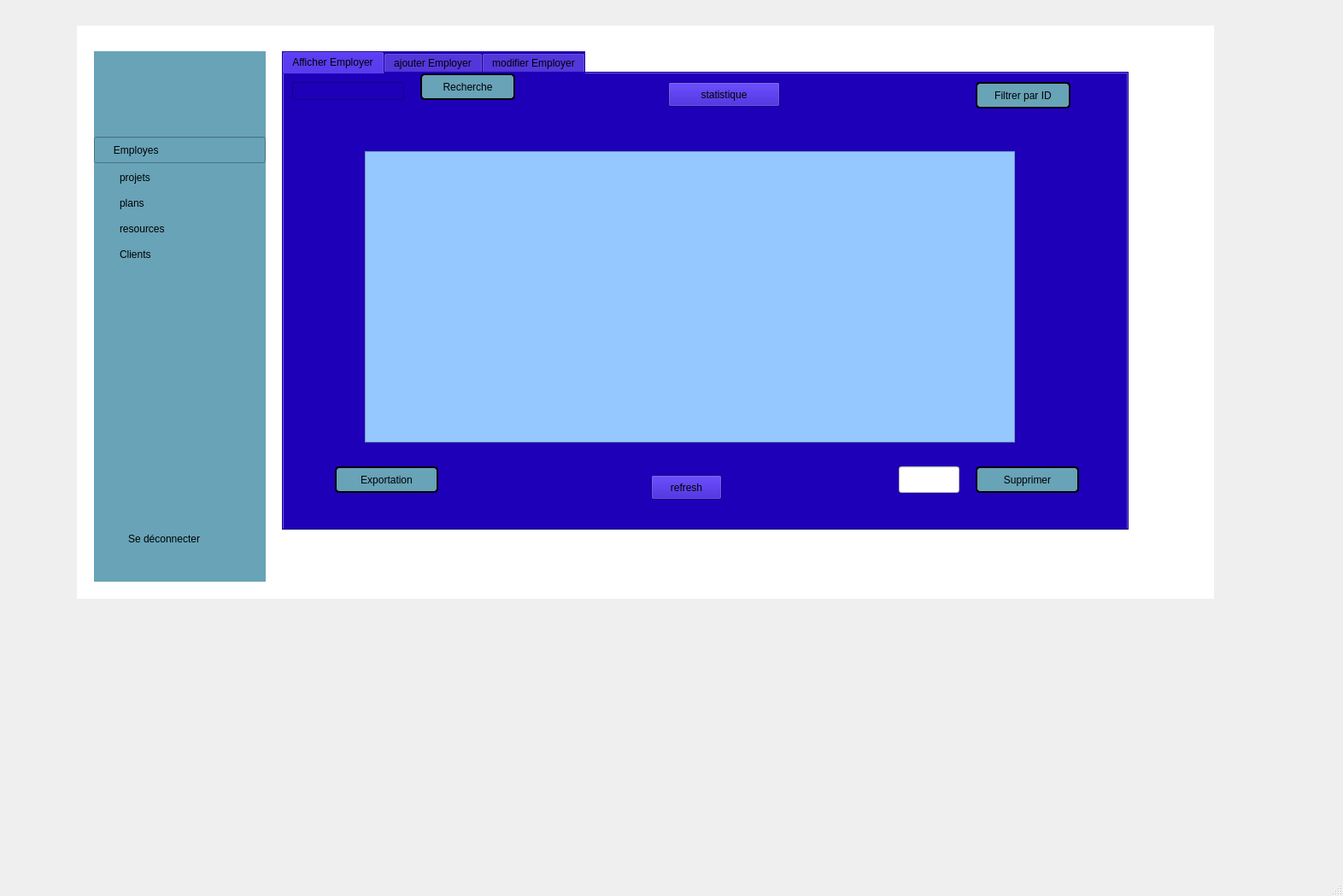
<?xml version="1.0" encoding="UTF-8"?>
<ui version="4.0">
 <class>MainWindow</class>
 <widget class="QMainWindow" name="MainWindow">
  <property name="geometry">
   <rect>
    <x>0</x>
    <y>0</y>
    <width>1572</width>
    <height>1049</height>
   </rect>
  </property>
  <property name="windowTitle">
   <string>MainWindow</string>
  </property>
  <widget class="QWidget" name="centralwidget">
   <widget class="QWidget" name="widget" native="true">
    <property name="geometry">
     <rect>
      <x>90</x>
      <y>30</y>
      <width>1331</width>
      <height>671</height>
     </rect>
    </property>
    <property name="styleSheet">
     <string notr="true">background-color: rgb(255, 255, 255);</string>
    </property>
    <widget class="QWidget" name="widget_2" native="true">
     <property name="geometry">
      <rect>
       <x>20</x>
       <y>30</y>
       <width>201</width>
       <height>621</height>
      </rect>
     </property>
     <property name="styleSheet">
      <string notr="true">background-color: rgb(104, 163, 184);</string>
     </property>
     <widget class="QLabel" name="label_3">
      <property name="geometry">
       <rect>
        <x>30</x>
        <y>140</y>
        <width>111</width>
        <height>16</height>
       </rect>
      </property>
      <property name="styleSheet">
       <string notr="true">border-color: rgb(0, 0, 0);
font: 700 italic 9pt &quot;Segoe UI&quot;;
color: rgb(0, 0, 0);</string>
      </property>
      <property name="text">
       <string>projets</string>
      </property>
     </widget>
     <widget class="QLabel" name="label_4">
      <property name="geometry">
       <rect>
        <x>30</x>
        <y>170</y>
        <width>91</width>
        <height>16</height>
       </rect>
      </property>
      <property name="styleSheet">
       <string notr="true">border-color: rgb(0, 0, 0);
font: 700 italic 9pt &quot;Segoe UI&quot;;
color: rgb(0, 0, 0);</string>
      </property>
      <property name="text">
       <string>plans</string>
      </property>
     </widget>
     <widget class="QLabel" name="label_5">
      <property name="geometry">
       <rect>
        <x>30</x>
        <y>200</y>
        <width>101</width>
        <height>16</height>
       </rect>
      </property>
      <property name="styleSheet">
       <string notr="true">border-color: rgb(0, 0, 0);
font: 700 italic 9pt &quot;Segoe UI&quot;;
color: rgb(0, 0, 0);</string>
      </property>
      <property name="text">
       <string>resources</string>
      </property>
     </widget>
     <widget class="QLabel" name="label_7">
      <property name="geometry">
       <rect>
        <x>30</x>
        <y>230</y>
        <width>91</width>
        <height>16</height>
       </rect>
      </property>
      <property name="styleSheet">
       <string notr="true">border-color: rgb(0, 0, 0);
font: 700 italic 9pt &quot;Segoe UI&quot;;
color: rgb(0, 0, 0);</string>
      </property>
      <property name="text">
       <string>Clients</string>
      </property>
     </widget>
     <widget class="QLineEdit" name="lineEdit_4">
      <property name="geometry">
       <rect>
        <x>0</x>
        <y>100</y>
        <width>201</width>
        <height>31</height>
       </rect>
      </property>
      <property name="styleSheet">
       <string notr="true">background color gb(0, 0, 0)
font: 700 9pt &quot;Segoe UI&quot;;</string>
      </property>
      <property name="text">
       <string>      Employes</string>
      </property>
     </widget>
     <widget class="QLabel" name="label_29">
      <property name="geometry">
       <rect>
        <x>40</x>
        <y>550</y>
        <width>131</width>
        <height>41</height>
       </rect>
      </property>
      <property name="styleSheet">
       <string notr="true">border-color: rgb(0, 0, 0);
font: 700 italic 9pt &quot;Segoe UI&quot;;
color: rgb(0, 0, 0);</string>
      </property>
      <property name="text">
       <string>Se déconnecter </string>
      </property>
     </widget>
    </widget>
    <widget class="QTabWidget" name="tabWidget">
     <property name="geometry">
      <rect>
       <x>240</x>
       <y>30</y>
       <width>991</width>
       <height>561</height>
      </rect>
     </property>
     <property name="minimumSize">
      <size>
       <width>611</width>
       <height>0</height>
      </size>
     </property>
     <property name="styleSheet">
      <string notr="true">background-color: rgb(31, 0, 185);</string>
     </property>
     <property name="currentIndex">
      <number>0</number>
     </property>
     <widget class="QWidget" name="tab">
      <attribute name="title">
       <string>Afficher Employer</string>
      </attribute>
      <widget class="QWidget" name="widget_3" native="true">
       <property name="geometry">
        <rect>
         <x>0</x>
         <y>0</y>
         <width>981</width>
         <height>511</height>
        </rect>
       </property>
       <widget class="QLineEdit" name="lineEdit_matricule_2">
        <property name="geometry">
         <rect>
          <x>10</x>
          <y>10</y>
          <width>131</width>
          <height>21</height>
         </rect>
        </property>
        <property name="styleSheet">
         <string notr="true">background-color: rgb(255, 255, 255);
color: rgb(0, 0, 0);
QWidget {
    background-color: #FF9A8B;
    color: black;
    border: 1px solid transparent; /* Force la coloration */
}</string>
        </property>
        <property name="text">
         <string/>
        </property>
       </widget>
       <widget class="QPushButton" name="pushButton_rechercher">
        <property name="geometry">
         <rect>
          <x>160</x>
          <y>0</y>
          <width>111</width>
          <height>31</height>
         </rect>
        </property>
        <property name="styleSheet">
         <string notr="true">    	
background-color: rgb(104, 163, 184);
    color: black; /* Texte noir */
    border: 2px solid black; /* Bordure noire */
    border-radius: 5px; /* Coins arrondis */
    padding: 5px; /* Espacement interne */
</string>
        </property>
        <property name="text">
         <string>Recherche</string>
        </property>
       </widget>
       <widget class="QPushButton" name="pushButton_filtrer">
        <property name="geometry">
         <rect>
          <x>810</x>
          <y>10</y>
          <width>111</width>
          <height>31</height>
         </rect>
        </property>
        <property name="styleSheet">
         <string notr="true">    	
background-color: rgb(104, 163, 184);
    color: black; /* Texte noir */
    border: 2px solid black; /* Bordure noire */
    border-radius: 5px; /* Coins arrondis */
    padding: 5px; /* Espacement interne */
</string>
        </property>
        <property name="text">
         <string>Filtrer par ID</string>
        </property>
       </widget>
       <widget class="QPushButton" name="pushButton_exportation">
        <property name="geometry">
         <rect>
          <x>60</x>
          <y>460</y>
          <width>121</width>
          <height>31</height>
         </rect>
        </property>
        <property name="styleSheet">
         <string notr="true">    	
background-color: rgb(104, 163, 184);
    color: black; /* Texte noir */
    border: 2px solid black; /* Bordure noire */
    border-radius: 5px; /* Coins arrondis */
    padding: 5px; /* Espacement interne */
</string>
        </property>
        <property name="text">
         <string>Exportation</string>
        </property>
       </widget>
       <widget class="QPushButton" name="pushButton_supprimer">
        <property name="geometry">
         <rect>
          <x>810</x>
          <y>460</y>
          <width>121</width>
          <height>31</height>
         </rect>
        </property>
        <property name="styleSheet">
         <string notr="true">    	
background-color: rgb(104, 163, 184);
    color: black; /* Texte noir */
    border: 2px solid black; /* Bordure noire */
    border-radius: 5px; /* Coins arrondis */
    padding: 5px; /* Espacement interne */
</string>
        </property>
        <property name="text">
         <string>Supprimer</string>
        </property>
       </widget>
       <widget class="QLineEdit" name="lineEdit_3">
        <property name="geometry">
         <rect>
          <x>720</x>
          <y>460</y>
          <width>71</width>
          <height>31</height>
         </rect>
        </property>
        <property name="styleSheet">
         <string notr="true">background-color: rgb(255, 255, 255);
color: rgb(0, 0, 0);</string>
        </property>
        <property name="text">
         <string/>
        </property>
       </widget>
       <widget class="QTableView" name="tableView">
        <property name="geometry">
         <rect>
          <x>95</x>
          <y>91</y>
          <width>761</width>
          <height>341</height>
         </rect>
        </property>
        <property name="styleSheet">
         <string notr="true">background-color: rgb(149, 200, 255);</string>
        </property>
       </widget>
       <widget class="QPushButton" name="pushButton_4">
        <property name="geometry">
         <rect>
          <x>430</x>
          <y>470</y>
          <width>83</width>
          <height>29</height>
         </rect>
        </property>
        <property name="text">
         <string>refresh</string>
        </property>
       </widget>
       <widget class="QPushButton" name="pushButton_statistique">
        <property name="geometry">
         <rect>
          <x>450</x>
          <y>10</y>
          <width>131</width>
          <height>29</height>
         </rect>
        </property>
        <property name="text">
         <string>statistique</string>
        </property>
       </widget>
      </widget>
     </widget>
     <widget class="QWidget" name="tab_2">
      <attribute name="title">
       <string>ajouter Employer</string>
      </attribute>
      <widget class="QWidget" name="widget_4" native="true">
       <property name="geometry">
        <rect>
         <x>0</x>
         <y>-30</y>
         <width>1141</width>
         <height>601</height>
        </rect>
       </property>
       <widget class="QLabel" name="label_15">
        <property name="geometry">
         <rect>
          <x>30</x>
          <y>20</y>
          <width>161</width>
          <height>16</height>
         </rect>
        </property>
        <property name="text">
         <string>Ajouter un Employer</string>
        </property>
       </widget>
       <widget class="QLabel" name="label_16">
        <property name="geometry">
         <rect>
          <x>50</x>
          <y>80</y>
          <width>71</width>
          <height>16</height>
         </rect>
        </property>
        <property name="text">
         <string>matricule</string>
        </property>
       </widget>
       <widget class="QLabel" name="label_17">
        <property name="geometry">
         <rect>
          <x>50</x>
          <y>110</y>
          <width>61</width>
          <height>16</height>
         </rect>
        </property>
        <property name="text">
         <string>Nom</string>
        </property>
       </widget>
       <widget class="QLabel" name="label_18">
        <property name="geometry">
         <rect>
          <x>50</x>
          <y>140</y>
          <width>61</width>
          <height>16</height>
         </rect>
        </property>
        <property name="text">
         <string>Prenom</string>
        </property>
       </widget>
       <widget class="QLabel" name="label_19">
        <property name="geometry">
         <rect>
          <x>50</x>
          <y>170</y>
          <width>37</width>
          <height>12</height>
         </rect>
        </property>
        <property name="text">
         <string>Email</string>
        </property>
       </widget>
       <widget class="QLabel" name="label_25">
        <property name="geometry">
         <rect>
          <x>50</x>
          <y>210</y>
          <width>37</width>
          <height>12</height>
         </rect>
        </property>
        <property name="text">
         <string>MDP</string>
        </property>
       </widget>
       <widget class="QLineEdit" name="lineEdit_matricule">
        <property name="geometry">
         <rect>
          <x>120</x>
          <y>80</y>
          <width>341</width>
          <height>21</height>
         </rect>
        </property>
        <property name="styleSheet">
         <string notr="true">background-color: rgb(255, 255, 255);
color: rgb(0, 0, 0);</string>
        </property>
        <property name="text">
         <string/>
        </property>
       </widget>
       <widget class="QLineEdit" name="lineEdit_nom">
        <property name="geometry">
         <rect>
          <x>110</x>
          <y>110</y>
          <width>321</width>
          <height>20</height>
         </rect>
        </property>
        <property name="styleSheet">
         <string notr="true">background-color: rgb(255, 255, 255);
color: rgb(0, 0, 0);</string>
        </property>
       </widget>
       <widget class="QLineEdit" name="lineEdit_prenom">
        <property name="geometry">
         <rect>
          <x>110</x>
          <y>140</y>
          <width>311</width>
          <height>20</height>
         </rect>
        </property>
        <property name="styleSheet">
         <string notr="true">background-color: rgb(255, 255, 255);
color: rgb(0, 0, 0);</string>
        </property>
       </widget>
       <widget class="QLineEdit" name="lineEdit_email">
        <property name="geometry">
         <rect>
          <x>110</x>
          <y>170</y>
          <width>331</width>
          <height>21</height>
         </rect>
        </property>
        <property name="styleSheet">
         <string notr="true">background-color: rgb(255, 255, 255);
color: rgb(0, 0, 0);</string>
        </property>
       </widget>
       <widget class="QLineEdit" name="lineEdit_mdp">
        <property name="geometry">
         <rect>
          <x>110</x>
          <y>205</y>
          <width>321</width>
          <height>21</height>
         </rect>
        </property>
        <property name="styleSheet">
         <string notr="true">background-color: rgb(255, 255, 255);
color: rgb(0, 0, 0);</string>
        </property>
       </widget>
       <widget class="QPushButton" name="pushButton_ajouter">
        <property name="geometry">
         <rect>
          <x>470</x>
          <y>270</y>
          <width>81</width>
          <height>41</height>
         </rect>
        </property>
        <property name="styleSheet">
         <string notr="true">    	
background-color: rgb(104, 163, 184);
    color: black; /* Texte noir */
    border: 2px solid black; /* Bordure noire */
    border-radius: 5px; /* Coins arrondis */
    padding: 5px; /* Espacement interne */
</string>
        </property>
        <property name="text">
         <string>ajouter</string>
        </property>
       </widget>
       <widget class="QComboBox" name="comBox">
        <property name="geometry">
         <rect>
          <x>110</x>
          <y>240</y>
          <width>251</width>
          <height>28</height>
         </rect>
        </property>
        <item>
         <property name="text">
          <string>Admin </string>
         </property>
        </item>
        <item>
         <property name="text">
          <string>Responsable humaine</string>
         </property>
        </item>
       </widget>
       <widget class="QLabel" name="label_26">
        <property name="geometry">
         <rect>
          <x>50</x>
          <y>240</y>
          <width>41</width>
          <height>21</height>
         </rect>
        </property>
        <property name="text">
         <string>role</string>
        </property>
       </widget>
      </widget>
     </widget>
     <widget class="QWidget" name="tab_4">
      <attribute name="title">
       <string>modifier Employer</string>
      </attribute>
      <widget class="QWidget" name="widget_8" native="true">
       <property name="geometry">
        <rect>
         <x>-1</x>
         <y>-11</y>
         <width>871</width>
         <height>521</height>
        </rect>
       </property>
       <widget class="QWidget" name="widget_9" native="true">
        <property name="geometry">
         <rect>
          <x>30</x>
          <y>40</y>
          <width>861</width>
          <height>491</height>
         </rect>
        </property>
        <property name="styleSheet">
         <string notr="true">background-color: rgb(31, 0, 185);
color: rgb(255, 255, 255);</string>
        </property>
        <widget class="QLineEdit" name="lineEdit_15">
         <property name="geometry">
          <rect>
           <x>280</x>
           <y>10</y>
           <width>221</width>
           <height>21</height>
          </rect>
         </property>
         <property name="styleSheet">
          <string notr="true">color: rgb(255, 255, 255);</string>
         </property>
        </widget>
        <widget class="QLineEdit" name="lineEdit_17">
         <property name="geometry">
          <rect>
           <x>280</x>
           <y>70</y>
           <width>201</width>
           <height>21</height>
          </rect>
         </property>
         <property name="text">
          <string/>
         </property>
        </widget>
        <widget class="QLineEdit" name="lineEdit_20">
         <property name="geometry">
          <rect>
           <x>280</x>
           <y>130</y>
           <width>191</width>
           <height>21</height>
          </rect>
         </property>
        </widget>
        <widget class="QLineEdit" name="lineEdit_21">
         <property name="geometry">
          <rect>
           <x>280</x>
           <y>190</y>
           <width>181</width>
           <height>21</height>
          </rect>
         </property>
        </widget>
        <widget class="QPushButton" name="pushButton_modifier">
         <property name="geometry">
          <rect>
           <x>600</x>
           <y>340</y>
           <width>121</width>
           <height>31</height>
          </rect>
         </property>
         <property name="styleSheet">
          <string notr="true">    	
background-color: rgb(104, 163, 184);
    color: black; /* Texte noir */
    border: 2px solid black; /* Bordure noire */
    border-radius: 5px; /* Coins arrondis */
    padding: 5px; /* Espacement interne */
</string>
         </property>
         <property name="text">
          <string>modifier</string>
         </property>
        </widget>
        <widget class="QLabel" name="label_40">
         <property name="geometry">
          <rect>
           <x>140</x>
           <y>250</y>
           <width>111</width>
           <height>16</height>
          </rect>
         </property>
         <property name="text">
          <string>mot de passe</string>
         </property>
        </widget>
        <widget class="QLineEdit" name="lineEdit_25">
         <property name="geometry">
          <rect>
           <x>280</x>
           <y>250</y>
           <width>181</width>
           <height>20</height>
          </rect>
         </property>
        </widget>
        <widget class="QLabel" name="label_42">
         <property name="geometry">
          <rect>
           <x>150</x>
           <y>190</y>
           <width>111</width>
           <height>16</height>
          </rect>
         </property>
         <property name="text">
          <string>Email</string>
         </property>
        </widget>
        <widget class="QLabel" name="label_43">
         <property name="geometry">
          <rect>
           <x>150</x>
           <y>10</y>
           <width>111</width>
           <height>16</height>
          </rect>
         </property>
         <property name="text">
          <string>matricule</string>
         </property>
        </widget>
        <widget class="QLabel" name="label_45">
         <property name="geometry">
          <rect>
           <x>150</x>
           <y>130</y>
           <width>111</width>
           <height>16</height>
          </rect>
         </property>
         <property name="text">
          <string>prenom</string>
         </property>
        </widget>
        <widget class="QLabel" name="label_44">
         <property name="geometry">
          <rect>
           <x>150</x>
           <y>70</y>
           <width>111</width>
           <height>16</height>
          </rect>
         </property>
         <property name="text">
          <string>nom</string>
         </property>
        </widget>
       </widget>
      </widget>
     </widget>
    </widget>
   </widget>
  </widget>
  <widget class="QMenuBar" name="menubar">
   <property name="geometry">
    <rect>
     <x>0</x>
     <y>0</y>
     <width>1572</width>
     <height>25</height>
    </rect>
   </property>
  </widget>
  <widget class="QStatusBar" name="statusbar"/>
 </widget>
 <resources/>
 <connections/>
</ui>
